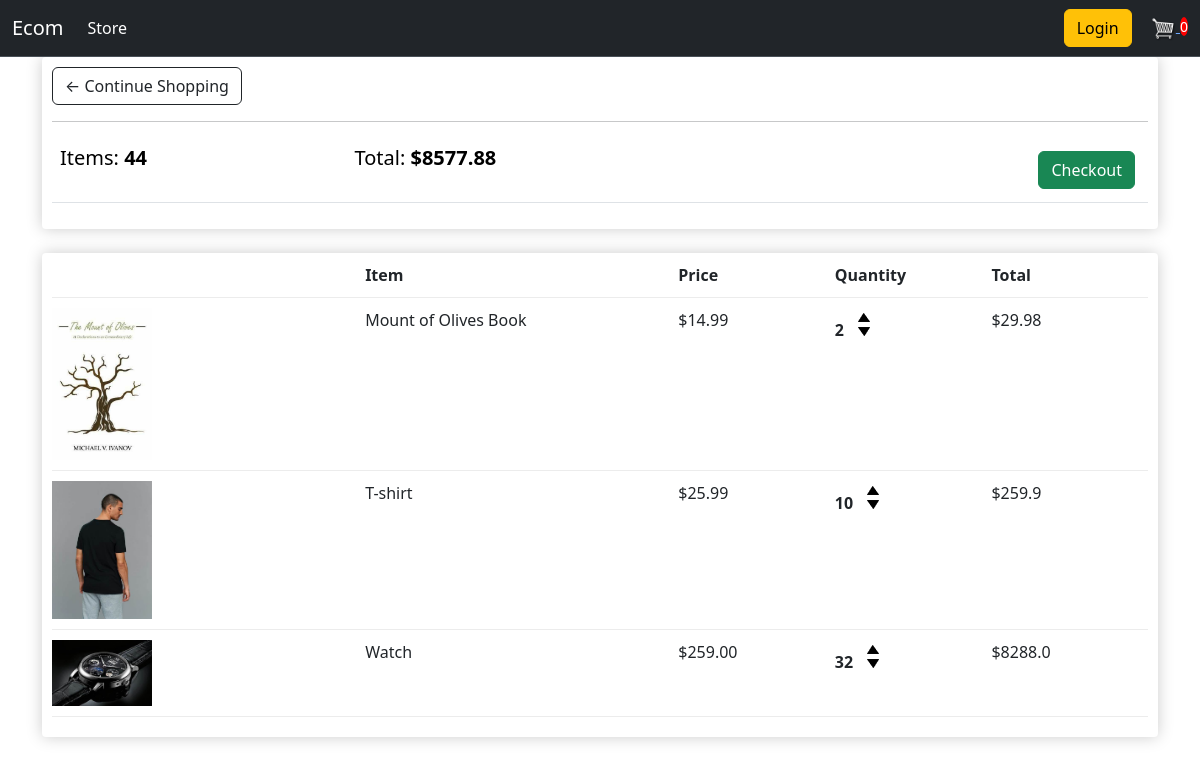
The app's page /cart/ (signed in) with its own data.
### store/models.py (models this page shows, shortened)
class Order(models.Model):
    customer = models.ForeignKey(Customer, null=True, on_delete=models.SET_NULL, blank=True)
    date_ordered = models.DateTimeField(auto_now_add=True)
    complete = models.BooleanField(default=False,null=True,blank=False)
    transaction_id = models.CharField(max_length=200,null=True)
    @property
    def get_cart_total(self):
        orderitem = self.orderitem_set.all()
        total = sum([item.get_total  for item in orderitem])
        return total
    @property
    def get_cart_items(self):
        orderitem = self.orderitem_set.all()
        total = sum([item.quantity  for item in orderitem])
        return total

class OrderItem(models.Model):
    product = models.ForeignKey(Product, null=True, on_delete=models.SET_NULL, blank=True)
    order = models.ForeignKey(Order, null=True, on_delete=models.SET_NULL, blank=True)
    quantity = models.PositiveIntegerField(default=0)
    date_added = models.DateTimeField(auto_now_add=True)
    @property
    def get_total(self):
        total =  self.quantity * self.product.price
        return total

class Product(models.Model):
    name = models.CharField(max_length=200, null=True)
    price = models.FloatField()
    digital = models.BooleanField(default=False, null= True, blank=False)
    image  = models.ImageField(null=True, blank=True)
    @property
    def imageURL(self):
       try:
           url = self.image.url
       except:
           url = ''
       return url

### store/views.py (the view)
# urls.py: path('cart/', views.cart, name='cart'),
def cart(request):
    if request.user.is_authenticated:
        customer = request.user.customer
        order , created = Order.objects.get_or_create(customer=customer, complete=False)
        items = order.orderitem_set.all()
    else:
        items = []
        order = {'get_cart_total':0, 'get_cart_items':0}
    context = {'items':items,'order':order}
    return render(request,  'store/cart.html', context)

### store/templates/store/cart.html
{% extends "store/main.html" %}
{% load static %}
{% block content %}
<div class="row">
    <div class="col-lg-12">
        <div class="box-element">
            <a class="btn btn-outline-dark" href="{% url 'store' %}">&#x2190; Continue  Shopping</a>
            <br>
            <hr>
            <table class="table">
                <tr>
                    <th><h5>Items: <strong>{{order.get_cart_items}}</strong></h5></th>
                    <th><h5>Total: <strong>${{order.get_cart_total|floatformat:"2"}}</strong></h5></th>
                    <th>
                        <a style="float:right;margin:5px" class="btn btn-success" href="{% url 'checkout' %}">Checkout</a>
                    </th>
                </tr>
            </table>
        </div>
        <br>
        <div class="box-element">
            <div class="cart-row">
                <div style="flex:2"></div>
                <div style="flex:2"><strong>Item</strong></div>
                <div style="flex:1"><strong>Price</strong></div>
                <div style="flex:1"><strong>Quantity</strong></div>
                <div style="flex:1"><strong>Total</strong></div>
            </div>
            {% for item in items %}
            <div class="cart-row">
                <div style="flex:2"><img class="row-image" src="{{item.product.imageURL}}"></div>
                <div style="flex:2">{{item.product.name}}</div>
                <div style="flex:1">${{item.product.price|floatformat:"2"}}</div>
                <div style="flex:1">
                    <p class="quantity">{{item.quantity}}</p>
						<div class="quantity">
							<img class="chg-quantity" src="{% static  'images/arrow-up.png' %}">
							<img class="chg-quantity" src="{% static  'images/arrow-down.png' %}">
						</div>
                </div>
                <div style="flex:1">${{item.get_total}}</div>
            </div>
            {% endfor %}
        </div>
    </div>
</div>
{% endblock content %}

### static/css/main.css (style rules this page uses)
body { background-color: hsl(0, 0%, 98%); }
h1,h2,h3,h4,h5,h6 { color:hsl(0, 0%, 30%); }
.box-element { box-shadow:hsl(0, 0%, 80%) 0 0 16px; background-color: #fff; border-radius: 4px; padding: 10px; }
.col-lg-4, .col-lg-6, .col-lg-8, .col-lg-12 { margin-top: 10px; }
.btn { border-radius: 0; }
.row-image { width: 100px; }
.cart-row { display: flex; align-items: flex-stretch; padding-bottom: 10px; margin-bottom: 10px; border-bottom: 1px solid #ececec; }
.quantity { display: inline-block; font-weight: 700; padding-right:10px; }
.chg-quantity { width: 12px; cursor: pointer; display: block; margin-top: 5px; transition:.1s; }

### records on screen
Order: get_cart_items "44", get_cart_total "8577.88"
OrderItem: product.imageURL (picture), product.name "Mount of Olives Book", product.price "14.99", quantity "2", get_total "29.98"
OrderItem: product.imageURL (picture), product.name "T-shirt", product.price "25.99", quantity "10", get_total "259.9"
OrderItem: product.imageURL (picture), product.name "Watch", product.price "259.00", quantity "32", get_total "8288.0"
